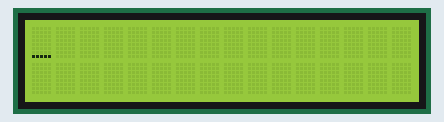
This sketch was run on a simulated Arduino Uno, built with avr-gcc and run on an emulated ATmega328P. Parts: 16×2 character LCD.

Above: at 0.1 s.
At 6.1 s:
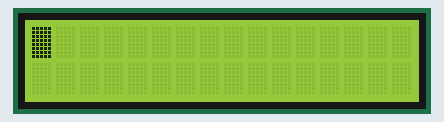

The sketch:

Cursor_blink.ino
```cpp
#include <LiquidCrystal.h> // KÜTÜPHANE DOSYASI EKLENDİ
LiquidCrystal lcd(8, 9, 4, 5, 6, 7); // RS, En, D4, D5, D6, D7

void setup()
{
lcd.begin(16, 2); // LCD KÜTÜPHANESİ 2 SATIR 16 KARAKTER OLARAK BAŞLATILIYOR
}

void loop()
{
lcd.setCursor(0,0); // KURSOR O. SATIR O. KARAKTERE KONUMLANIYOR.
lcd.cursor(); // KURSOR GÖRÜNÜR YAPILIYOR
delay(3000);
lcd.noCursor(); // KURSOR GİZLENİYOR
delay(3000);
lcd.blink(); // KURSOR YANIP SÖNÜYOR
delay(3000);
lcd.noBlink(); // KURSOR SABİT
delay(3000);
}
```

Measured:
- by itself, everything shown: repeats every 12.0 s, in 4 steps
- what the display in image 1 shows lasts 3.0 s, from 6.1 s to 9.1 s
